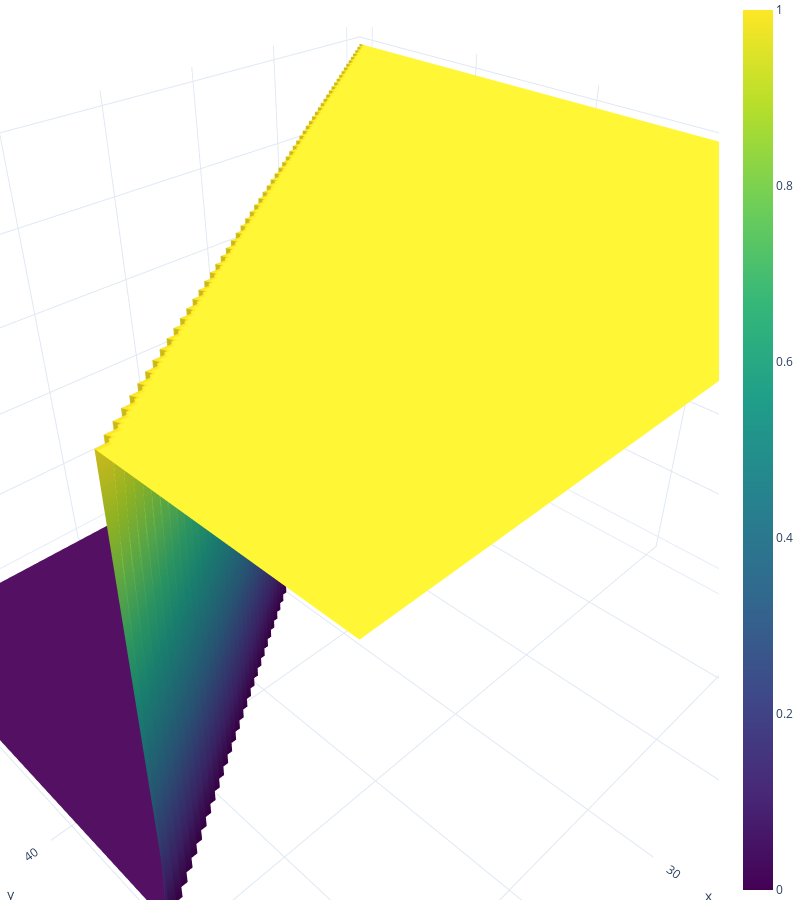

Notebook cell for this chart:
### Code cell
import plotly.graph_objects as go
import numpy as np
import pandas as pd

# load dataset
# df = pd.read_csv("https://raw.githubusercontent.com/plotly/datasets/master/volcano.csv")
df = pd.DataFrame(np.tril(np.ones([87, 61])))
df.columns = [f'V{i}' for i in range(1,62)]

# create figure
fig = go.Figure()

# Add surface trace
fig.add_trace(go.Surface(z=df.values.tolist(), colorscale="Viridis"))

# Update plot sizing
fig.update_layout(
    width=800,
    height=900,
    autosize=False,
    margin=dict(t=0, b=0, l=0, r=0),
    template="plotly_white",
)

# Update 3D scene options
fig.update_scenes(
    aspectratio=dict(x=1, y=1, z=0.7),
    aspectmode="manual",
)

# fig.update_scenes(
#     xaxis_title='x_',
#     yaxis_title='x_1',
#     zaxis_title='argmax($x_0, x_1$)'
# )

# Add annotation
fig.update_layout(
    annotations=[
        dict(text="Trace type:", showarrow=False,
        x=0, y=1.085, yref="paper", align="left")
    ]
)

fig.write_html("argmax.html")
fig.show()

### Figure 1 — Plotly figure (JSON) as saved in the notebook; plotly's stock layout.template omitted (floating-point values rounded to 4 significant figures; data arrays with more than 128 entries replaced by an {"elided": "..."} marker saying what was removed)
{"data": [{"colorscale": [[0, "#440154"], [0.1111, "#482878"], [0.2222, "#3e4989"], [0.3333, "#31688e"], [0.4444, "#26828e"], [0.5556, "#1f9e89"], [0.6667, "#35b779"], [0.7778, "#6ece58"], [0.8889, "#b5de2b"], [1, "#fde725"]], "type": "surface", "z": {"elided": "87x61 int values"}}], "layout": {"annotations": [{"align": "left", "showarrow": false, "text": "Trace type:", "x": 0, "y": 1.085, "yref": "paper"}], "autosize": false, "height": 900, "margin": {"b": 0, "l": 0, "r": 0, "t": 0}, "scene": {"aspectmode": "manual", "aspectratio": {"x": 1, "y": 1, "z": 0.7}, "camera": {"center": {"x": 0, "y": 0, "z": 0}, "eye": {"x": 0.8047, "y": 0.8047, "z": 0.8047}, "projection": {"type": "perspective"}, "up": {"x": 0, "y": 0, "z": 1}}}, "width": 800}}
